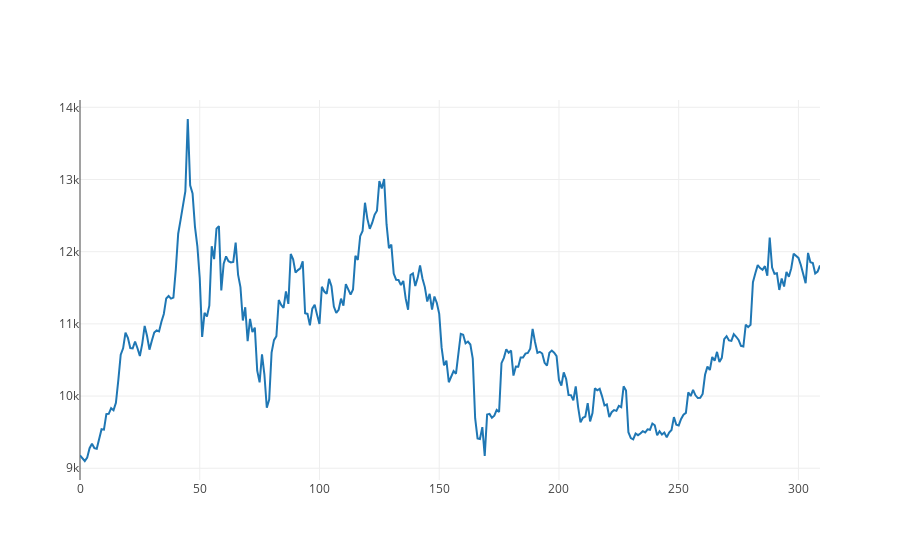

Notebook code cell kept with this figure:
### Code cell
# Chart the BTC pricing data

days =  np.linspace(start, trainlen+futureTotal,trainlen+futureTotal+1)    




trace1 = go.Scatter(
    x = days, 
    y =data[start:trainlen+futureTotal])



trace2 = go.Scatter(
    x= x,
    y= avg1,
    mode='markers',
    marker=dict(
        size=2,
        color='cyan',
    ),
    name='MA360'
)



py.iplot([btc_trace])

### Figure 1 — Plotly figure (JSON) as saved in the notebook; plotly's stock layout.template omitted (floating-point values rounded to 4 significant figures; data arrays with more than 128 entries replaced by an {"elided": "..."} marker saying what was removed)
{"data": [{"type": "scatter", "uid": "0a90085d-8727-4eeb-ba0a-5f8dd41c6cae", "x": {"elided": "311 int values"}, "y": {"elided": "310 float values"}}], "layout": {}}
